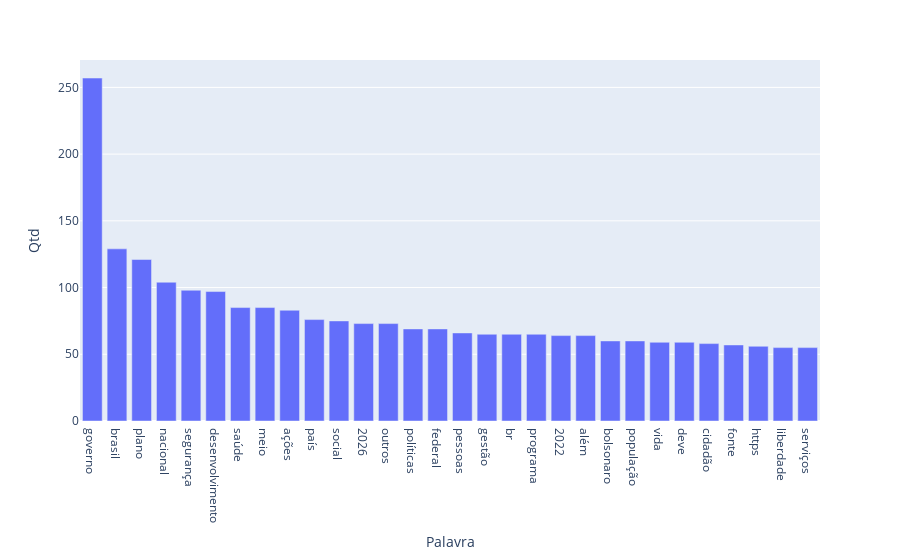

Notebook source saved alongside this figure:
### Code cell
# As 30 (trinta) palavras mais utilizadas.
fig = px.bar(df, x='Palavra', y='Qtd')
fig.show()

### Figure 1 — Plotly figure (JSON) as saved in the notebook; plotly's stock layout.template omitted (floating-point values rounded to 4 significant figures)
{"data": [{"alignmentgroup": "True", "hovertemplate": "Palavra=%{x}<br>Qtd=%{y}<extra></extra>", "legendgroup": "", "marker": {"color": "#636efa", "pattern": {"shape": ""}}, "name": "", "offsetgroup": "", "orientation": "v", "showlegend": false, "textposition": "auto", "type": "bar", "x": ["governo", "brasil", "plano", "nacional", "segurança", "desenvolvimento", "saúde", "meio", "ações", "país", "social", "2026", "outros", "políticas", "federal", "pessoas", "gestão", "br", "programa", "2022", "além", "bolsonaro", "população", "vida", "deve", "cidadão", "fonte", "https", "liberdade", "serviços"], "xaxis": "x", "y": [257, 129, 121, 104, 98, 97, 85, 85, 83, 76, 75, 73, 73, 69, 69, 66, 65, 65, 65, 64, 64, 60, 60, 59, 59, 58, 57, 56, 55, 55], "yaxis": "y"}], "layout": {"barmode": "relative", "legend": {"tracegroupgap": 0}, "margin": {"t": 60}, "xaxis": {"anchor": "y", "domain": [0, 1], "title": {"text": "Palavra"}}, "yaxis": {"anchor": "x", "domain": [0, 1], "title": {"text": "Qtd"}}}}
